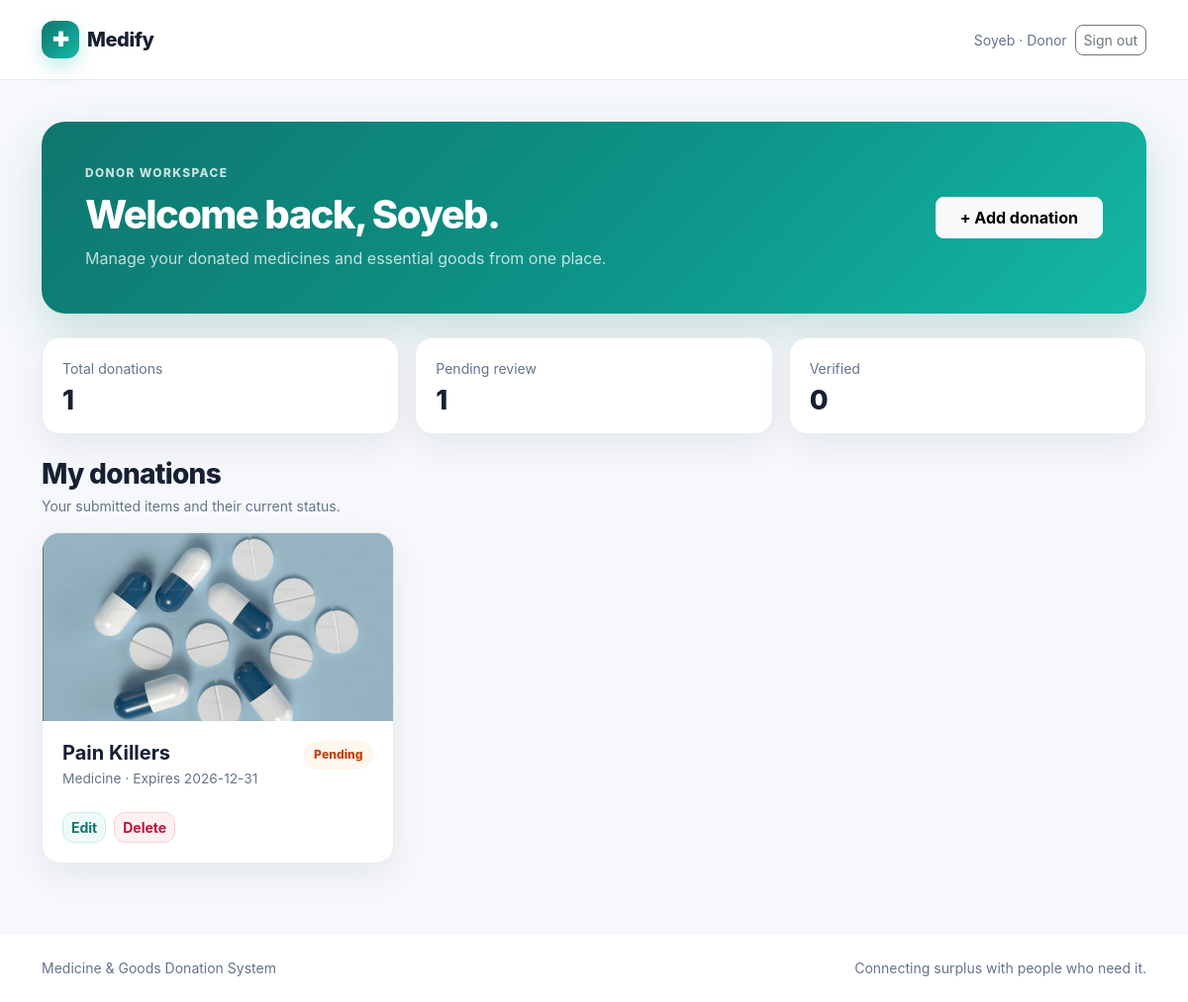
Screenshot of /donor/dashboard (signed in) with the database file from the repository.
### models.py (models this page shows, shortened)
class User(db.Model, UserMixin):
    __tablename__ = 'users'
    user_id = db.Column(db.Integer, primary_key=True)
    name = db.Column(db.String(100), nullable=False)
    email = db.Column(db.String(120), unique=True, nullable=False)
    password_hash = db.Column(db.String(200), nullable=False)
    role = db.Column(db.String(20), nullable=False)  # 'donor', 'ngo', 'hospital', 'admin'
    created_at = db.Column(db.DateTime, default=datetime.utcnow)

class DonationItem(db.Model):
    __tablename__ = 'donation_items'
    item_id = db.Column(db.Integer, primary_key=True)
    donor_id = db.Column(db.Integer, db.ForeignKey('users.user_id'), nullable=False)
    item_name = db.Column(db.String(150), nullable=False)
    category = db.Column(db.String(50), nullable=False)  # 'medicine' or 'goods'
    expiry_date = db.Column(db.Date, nullable=True)  # goods ke liye null ho sakta hai
    image_path = db.Column(db.String(200), nullable=True)
    status = db.Column(db.String(20), default='pending')  # pending, verified, claimed, rejected
    created_at = db.Column(db.DateTime, default=datetime.utcnow)
    donor = db.relationship('User', backref='donations')

### donor.py (the view)
@donor.route('/dashboard')
@login_required
def dashboard():
    if current_user.role != 'donor':
        return "Access Denied", 403
    my_items = DonationItem.query.filter_by(donor_id=current_user.user_id).order_by(DonationItem.created_at.desc()).all()
    return render_template('donor/dashboard.html', user=current_user, items=my_items)

### app.py (called while the page is built)
@login_manager.user_loader
def load_user(user_id):
    return User.query.get(int(user_id))

### templates/donor/dashboard.html (shortened to what this page needs)
{% extends "base.html" %}{% block title %}Donor dashboard{% endblock %} {% block
content %}
<div class="hero mb-4">
  <div class="row align-items-center">
    <div class="col-lg-8">
      <div class="eyebrow mb-2">Donor workspace</div>
      <h1 class="display-6 mb-2">
        Welcome back, {{ user.name.split(' ')[0] }}.
      </h1>
      <p class="mb-0 opacity-75">
        Manage your donated medicines and essential goods from one place.
      </p>
    </div>
    <div class="col-lg-4 text-lg-end mt-3 mt-lg-0">
      <a
        href="{{ url_for('donor.add_item') }}"
        class="btn btn-light fw-bold px-4 py-2 rounded-3"
        >+ Add donation</a
      >
    </div>
  </div>
</div>
<div class="row g-3 mb-4">
  <div class="col-md-4">
    <div class="soft-card stat-card">
      <div class="d-flex justify-content-between">
        <div>
          <div class="muted small">Total donations</div>
          <div class="stat-value mt-2">{{ items|length }}</div>
        </div>
      </div>
    </div>
  </div>
  <div class="col-md-4">
    <div class="soft-card stat-card">
      <div class="d-flex justify-content-between">
        <div>
          <div class="muted small">Pending review</div>
          <div class="stat-value mt-2">
            {{ items|selectattr('status','equalto','pending')|list|length }}
          </div>
        </div>
      </div>
    </div>
  </div>
  <div class="col-md-4">
    <div class="soft-card stat-card">
      <div class="d-flex justify-content-between">
        <div>
          <div class="muted small">Verified</div>
          <div class="stat-value mt-2">
            {{ items|selectattr('status','equalto','verified')|list|length }}
          </div>
        </div>
      </div>
    </div>
  </div>
</div>
<div class="d-flex justify-content-between align-items-center mb-3">
  <div>
    <h3 class="section-title mb-1">My donations</h3>
    <div class="muted small">
      Your submitted items and their current status.
    </div>
  </div>
</div>
{% if items %}
<div class="row g-4">
  {% for item in items %}
  <div class="col-md-6 col-xl-4">
    <div class="soft-card item-card">
      {% if item.image_path %}<img
        src="{{ url_for('static', filename='uploads/' + item.image_path) }}"
        class="w-100 item-image" />{% endif %}
      <div class="card-body">
        <div class="d-flex justify-content-between align-items-start gap-2">
          <div>
            <h5 class="fw-bold mb-1">{{ item.item_name }}</h5>
            <div class="item-meta">
              {{ item.category|capitalize }}{% if item.expiry_date %} · Expires
              {{ item.expiry_date }}{% endif %}
            </div>
          </div>
          <span class="status {{ item.status }}"
            >{{ item.status|capitalize }}</span
          >
        </div>
        <div class="mobile-actions mt-4">
          {% if item.status == 'pending' %}<a
            href="{{ url_for('donor.edit_item', item_id=item.item_id) }}"
            class="btn btn-soft btn-sm"
            >Edit</a
          >
          <form
            method="POST"
            action="{{ url_for('donor.delete_item', item_id=item.item_id) }}"
            onsubmit="return confirm('Delete this donation?');">
            <button class="btn btn-danger-soft btn-sm">Delete</button>
          </form>
          {% else %}<span class="small muted">No actions available</span>{%
          endif %}
        </div>
      </div>
    </div>
  </div>
  {% endfor %}
</div>
{% endif %} {% endblock %}

### templates/base.html (shortened to what this page needs)
<!doctype html>
<html lang="en">
  <head>
    <link
      href="https://cdn.jsdelivr.net/npm/bootstrap@5.3.3/dist/css/bootstrap.min.css"
      rel="stylesheet" />
    <link
      rel="stylesheet"
      href="{{ url_for('static', filename='css/app.css') }}" />
  </head>
  <body>
    <nav class="navbar navbar-expand-lg sticky-top">
      <div class="container py-2">
        <a
          class="navbar-brand d-flex align-items-center gap-2"
          href="{{ url_for('home') }}"
          ><span class="brand-mark">✚</span><span>Medify</span></a
        >
        <div class="d-flex align-items-center gap-2">
          {% if current_user.is_authenticated %}
          <span class="d-none d-md-inline small muted"
            >{{ current_user.name }} · {{ current_user.role|capitalize }}</span
          >
          <a
            href="{{ url_for('auth.logout') }}"
            class="btn btn-outline-secondary btn-sm rounded-3"
            >Sign out</a
          >
          {% endif %}
        </div>
      </div>
    </nav>
    <main class="page-wrap">
      <div class="container">
         {% block content %}{% endblock %}
      </div>
    </main>
    <footer class="footer">
      <div class="container d-flex justify-content-between small">
        <span>Medicine & Goods Donation System</span
        ><span>Connecting surplus with people who need it.</span>
      </div>
    </footer>
  </body>
</html>

### static/css/app.css (style rules this page uses)
:root { --brand: #0f766e; --brand-2: #14b8a6; --ink: #172033; --muted: #64748b; --bg: #f6f8fb; --card: #fff; --border: #e7ebf0; --shadow: 0 12px 35px rgba(15, 23, 42, 0.07); --radius: 18px; }
* { box-sizing: border-box; }
body { margin: 0; background: var(--bg); color: var(--ink); font-family: Inter, ui-sans-serif, system-ui, -apple-system, BlinkMacSystemFont, "Segoe UI", sans-serif; }
.navbar { background: rgba(255, 255, 255, 0.94) !important; border-bottom: 1px solid var(--border); backdrop-filter: blur(14px); }
.navbar-brand { font-weight: 800; color: var(--ink) !important; letter-spacing: -0.02em; }
.brand-mark { width: 38px; height: 38px; border-radius: 12px; display: inline-grid; place-items: center; background: linear-gradient(135deg, var(--brand), var(--brand-2)); color: #fff; box-shadow: 0 8px 18px rgba(20, 184, 166, 0.25); }
.page-wrap { padding: 42px 0 70px; }
.soft-card { background: var(--card); border: 1px solid var(--border); border-radius: var(--radius); box-shadow: var(--shadow); }
.hero { padding: 44px; border-radius: 24px; background: linear-gradient(135deg, #0f766e, #0d9488 55%, #14b8a6); color: #fff; box-shadow: 0 18px 45px rgba(15, 118, 110, 0.2); }
.hero h1 { font-weight: 850; letter-spacing: -0.04em; }
.eyebrow { text-transform: uppercase; letter-spacing: 0.12em; font-size: 0.74rem; font-weight: 800; opacity: 0.78; }
.btn-soft { background: #eefaf8; border: 1px solid #c9eee8; color: #0f766e; font-weight: 700; border-radius: 11px; }
.btn-danger-soft { background: #fff1f2; border: 1px solid #fecdd3; color: #be123c; font-weight: 700; border-radius: 11px; }
.section-title { font-weight: 800; letter-spacing: -0.025em; }
.muted { color: var(--muted); }
.stat-card { padding: 20px; }
.stat-value { font-size: 1.7rem; font-weight: 850; line-height: 1; }
.status { display: inline-flex; align-items: center; gap: 6px; padding: 0.35rem 0.65rem; border-radius: 999px; font-size: 0.76rem; font-weight: 800; }
.status.pending { background: #fff7ed; color: #c2410c; }
.item-card { overflow: hidden; height: 100%; transition: 0.2s ease; }
.item-image { height: 190px; object-fit: cover; background: #eef2f7; }
.item-card .card-body { padding: 20px; }
.item-meta { font-size: 0.86rem; color: var(--muted); }
.footer { border-top: 1px solid var(--border); background: #fff; color: #64748b; padding: 24px 0; }
.mobile-actions { display: flex; gap: 8px; flex-wrap: wrap; }

### rows the page displays
User: name "Soyeb", role "Donor"
DonationItem: image_path (picture), item_name "Pain Killers", category "Medicine", expiry_date "2026-12-31", status "Pending"

### other values shown
{{ items|length }} "1"
{{ items|selectattr('status','equalto','pending')|list|length }} "1"
{{ items|selectattr('status','equalto','verified')|list|length }} "0"
